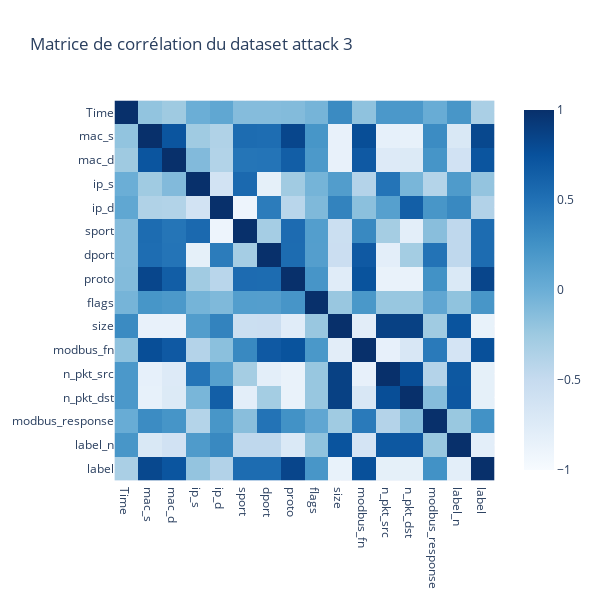

The cell this chart's notebook holds for it:
### Code cell
df = df_net_3

object_cols = df.select_dtypes(include=['object']).columns
le = LabelEncoder()
for col in object_cols:
    df[col] = le.fit_transform(df[col].astype(str))

correlation_matrix = df.corr()

#print(f"Matrice de corrélation pour le DataFrame {dataframes.index(df) + 1}")
#print(correlation_matrix)

fig = px.imshow(correlation_matrix, title="Matrice de corrélation du dataset attack 3", color_continuous_scale="blues", zmin=-1, zmax=1, height=600, width=600)
fig.show()

### Figure 1 — Plotly figure (JSON) as saved in the notebook; plotly's stock layout.template omitted (floating-point values rounded to 4 significant figures; data arrays with more than 128 entries replaced by an {"elided": "..."} marker saying what was removed)
{"data": [{"coloraxis": "coloraxis", "hovertemplate": "x: %{x}<br>y: %{y}<br>color: %{z}<extra></extra>", "name": "0", "type": "heatmap", "x": ["Time", "mac_s", "mac_d", "ip_s", "ip_d", "sport", "dport", "proto", "flags", "size", "modbus_fn", "n_pkt_src", "n_pkt_dst", "modbus_response", "label_n", "label"], "xaxis": "x", "y": ["Time", "mac_s", "mac_d", "ip_s", "ip_d", "sport", "dport", "proto", "flags", "size", "modbus_fn", "n_pkt_src", "n_pkt_dst", "modbus_response", "label_n", "label"], "yaxis": "y", "z": {"elided": "16x16 float values"}}], "layout": {"coloraxis": {"cmax": 1, "cmin": -1, "colorscale": [[0, "rgb(247,251,255)"], [0.125, "rgb(222,235,247)"], [0.25, "rgb(198,219,239)"], [0.375, "rgb(158,202,225)"], [0.5, "rgb(107,174,214)"], [0.625, "rgb(66,146,198)"], [0.75, "rgb(33,113,181)"], [0.875, "rgb(8,81,156)"], [1, "rgb(8,48,107)"]]}, "height": 600, "title": {"text": "Matrice de corrélation du dataset attack 3"}, "width": 600, "xaxis": {"anchor": "y", "constrain": "domain", "domain": [0, 1], "scaleanchor": "y"}, "yaxis": {"anchor": "x", "autorange": "reversed", "constrain": "domain", "domain": [0, 1]}}}
